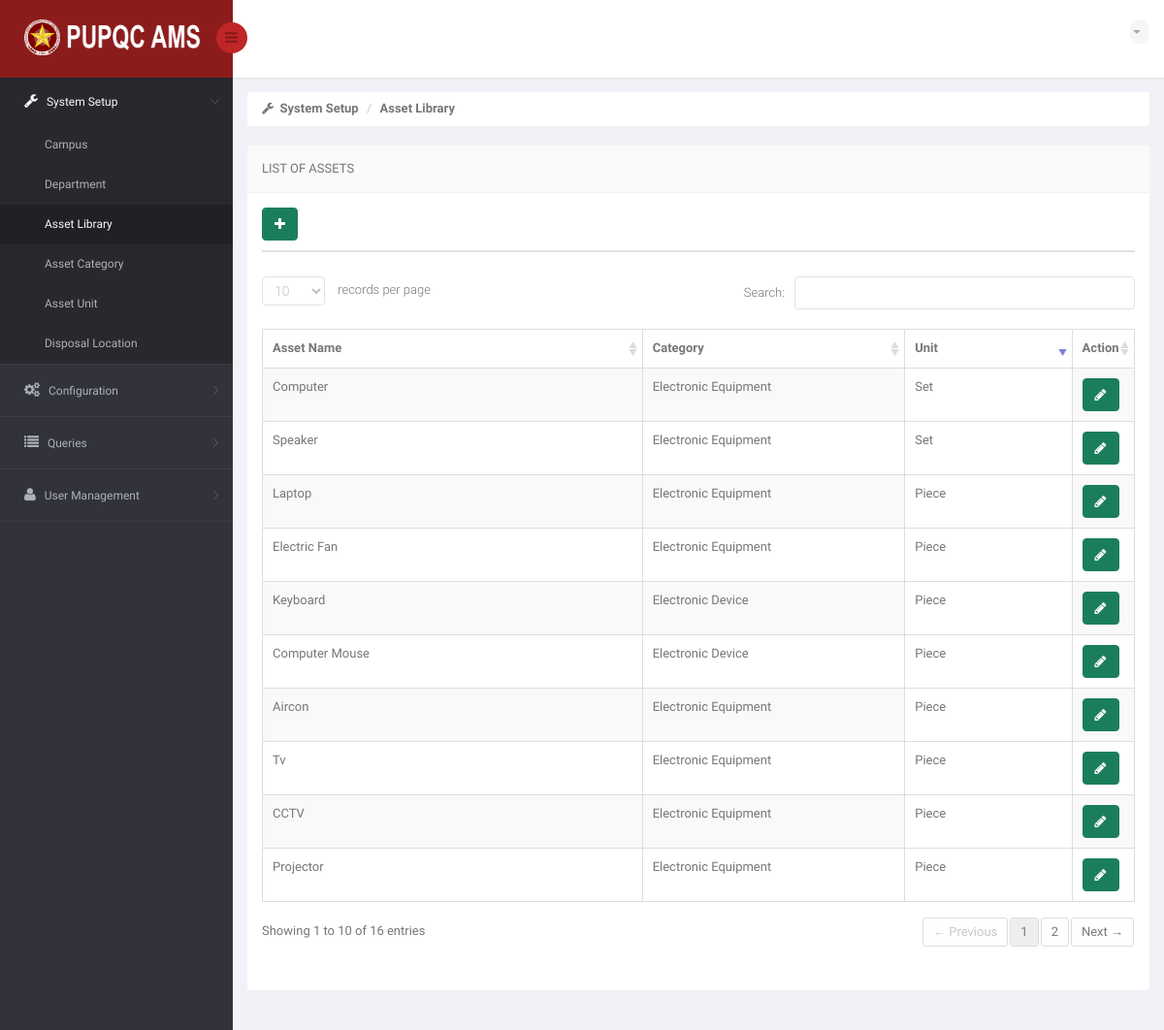
Page /DIR/Administrator/ADAssetType.php (signed in) on the committed database.
### tables this page shows
CREATE TABLE `ams_r_asset_library` (
  `AL_ID` int(11) NOT NULL,
  `AL_NAME` varchar(150) NOT NULL,
  `UNT_ID` int(11) NOT NULL,
  `AC_ID` int(11) NOT NULL
);

CREATE TABLE `ams_r_asset_category` (
  `AC_ID` int(11) NOT NULL,
  `AC_NAME` varchar(30) NOT NULL
);

CREATE TABLE `ams_r_asset_unit` (
  `UNT_ID` int(11) NOT NULL,
  `UNT_NAME` varchar(30) NOT NULL
);

### DIR/Administrator/ADAssetType.php (the view, shortened to what this page needs)
<!DOCTYPE html>
<html lang="en">
<head>
    <link href="../../bs3/css/bootstrap.min.css" rel="stylesheet">
    <link href="../../css/bootstrap-reset.css" rel="stylesheet">
    <link href="../../font-awesome/css/font-awesome.css" rel="stylesheet" />
    <link href="../../js/advanced-datatable/css/demo_page.css" rel="stylesheet" />
    <link href="../../js/advanced-datatable/css/demo_table.css" rel="stylesheet" />
    <link rel="stylesheet" href="../../js/data-tables/DT_bootstrap.css" />
    <link href="../../css/style.css" rel="stylesheet">
    <link href="../../css/style-responsive.css" rel="stylesheet" />
    <link href="../../js/iCheck/skins/minimal/minimal.css" rel="stylesheet">
    <link href="../../js/iCheck/skins/minimal/red.css" rel="stylesheet">
    <link href="../../js/iCheck/skins/minimal/green.css" rel="stylesheet">
    <link href="../../js/iCheck/skins/minimal/blue.css" rel="stylesheet">
    <link href="../../js/iCheck/skins/minimal/yellow.css" rel="stylesheet">
    <link href="../../js/iCheck/skins/minimal/purple.css" rel="stylesheet">
    <link href="../../js/iCheck/skins/square/square.css" rel="stylesheet">
    <link href="../../js/iCheck/skins/square/red.css" rel="stylesheet">
    <link href="../../js/iCheck/skins/square/green.css" rel="stylesheet">
    <link href="../../js/iCheck/skins/square/blue.css" rel="stylesheet">
    <link href="../../js/iCheck/skins/square/yellow.css" rel="stylesheet">
    <link href="../../js/iCheck/skins/square/purple.css" rel="stylesheet">
    <link href="../../js/iCheck/skins/flat/grey.css" rel="stylesheet">
    <link href="../../js/iCheck/skins/flat/red.css" rel="stylesheet">
    <link href="../../js/iCheck/skins/flat/green.css" rel="stylesheet">
    <link href="../../js/iCheck/skins/flat/blue.css" rel="stylesheet">
    <link href="../../js/iCheck/skins/flat/yellow.css" rel="stylesheet">
    <link href="../../js/iCheck/skins/flat/purple.css" rel="stylesheet">
    <link rel="stylesheet" type="text/css" href="../../js/select2/select2.css" />
    <link rel="stylesheet" type="text/css" href="../../js/bootstrap-daterangepicker/daterangepicker-bs3.css" />
    <link rel="stylesheet" type="text/css" href="../../js/bootstrap-datetimepicker/css/datetimepicker.css" />
    <link rel="stylesheet" type="text/css" href="../../js/bootstrap-datepicker/css/datepicker.css" />
    <link href="../../js/plugins/sweetalert/sweetalert.css" type="text/css" rel="stylesheet" media="screen,projection">
</head>
<body>
<section id="container" >
<header class="header fixed-top clearfix">
<div class="brand">
    <a href="ADCampus.php" class="logo">
        <img src="../../images/pupqcnew.png" style="width: 193px; height: 37px;" alt="">
    </a>
    <div class="sidebar-toggle-box">
        <div class="fa fa-bars"></div>
    </div>
</div>
<div class="top-nav clearfix">
    <ul class="nav pull-right top-menu">
        <li class="dropdown">
            <a data-toggle="dropdown" class="dropdown-toggle" href="#">
                <?php
                    include('../Connection/db.php');
                  ?>
                <b class="caret"></b>
            </a>
        </li>
    </ul>
</div>
</header>
<aside>
    <div id="sidebar" class="nav-collapse">
        <div class="leftside-navigation">
            <ul class="sidebar-menu" id="nav-accordion">
                <li class="sub-menu">
                    <a href="javascript:;" class="active">
                        <i class="fa fa-wrench"></i>
                        <span>System Setup</span>
                    </a>
                    <ul class="sub">
                        <li><a href="ADCampus.php">Campus</a></li>
                        <li><a href="ADDepartment.php">Department</a></li>
                        <li class="active"><a href="ADAssetType.php">Asset Library</a></li>
                        <li><a href="ADAssetCategory.php">Asset Category</a></li>
                        <li><a href="ADAssetUnit.php">Asset Unit</a></li>
                        <li><a href="ADRequestingPerson.php">Disposal Location</a></li>
                    </ul>
                </li>
                <li class="sub-menu">
                    <a href="javascript:;">
                        <i class="fa fa-gears"></i>
                        <span>Configuration</span>
                    </a>
                </li>
                <li class="sub-menu">
                    <a href="javascript:;">
                        <i class="fa fa-list"></i>
                        <span>Queries</span>
                    </a>
                </li>
                <li class="sub-menu">
                    <a href="javascript:;">
                        <i class="fa fa-user"></i>
                        <span>User Management</span>
                    </a>
                </li>
            </ul>
        </div>
    </div>
</aside>
    <section id="main-content">
        <section class="wrapper">
            <div class="row">
                <div class="col-md-12">
                    <ul class="breadcrumb">
                        <li><i class="fa fa-wrench"></i><strong> &nbsp;System Setup</strong></li>
                        <li><strong>Asset Library</strong></li>
                    </ul>
                </div>
            </div>
            <div class="row">
                <div class="col-sm-12">
                    <section class="panel">
                        <header class="panel-heading">
                            List of Assets
                        </header>
                        <div class="panel-body">
                            <div class="row">
                                <div class="col-md-12">
                                    <a data-toggle="modal" class="btn btn-success" href="#myModalAdd"><i class="fa fa-plus"></i></a>
                                </div>
                            </div>
                            <div class="row">
                                <div class="col-md-12">
                                    <div style="padding: 1px; margin-bottom: 10px; margin-top: 10px; background-color: #E0E1E7;">
                                    </div>
                                </div>
                            </div>
                            <div class="adv-table">
                                <table  class="display table table-bordered table-striped tblCampusData" id="dynamic-table">
                                    <thead>
                                        <tr>
                                            <th style="width: 430px">Asset Name</th>
                                            <th style="width: 300px">Category</th>
                                            <th style="width: 200px">Unit</th>
                                            <th style="width: 70px">Action</th>
                                        </tr>
                                    </thead>
                                    <tbody>
                                    <?php
                                        $sql = "SELECT ams_r_asset_library.AL_ID, ams_r_asset_library.AL_NAME, ams_r_asset_category.AC_NAME, ams_r_asset_category.AC_ID, ams_r_asset_unit.UNT_ID, ams_r_asset_unit.UNT_NAME FROM ams_r_asset_library JOIN ams_r_asset_category ON ams_r_asset_library.AC_ID = ams_r_asset_category.AC_ID JOIN ams_r_asset_unit ON ams_r_asset_library.UNT_ID = ams_r_asset_unit.UNT_ID";
                                        $result = mysqli_query($connection, $sql) or die("Bad Query: $sql");
                                        while($row = mysqli_fetch_assoc($result))
                                            {
                                              $id = $row['AL_ID'];
                                              $aname = $row['AL_NAME'];
                                              $aUnit = $row['UNT_NAME'];
                                              $aCat = $row['AC_NAME'];
                                    ?>
                                        <tr class="gradeX"">
                                            <td> <?php echo $aname; ?> </td>
                                            <td> <?php echo $aCat; ?> </td>
                                            <td> <?php echo $aUnit; ?> </td>
                                            <td>
                                                <a data-toggle="modal" class="btn btn-success updateCampus" href="#myModalUpdate<?php echo $id ?>"><i class="fa fa-pencil"></i></a>
                                            </td>
                                        </tr>
                                    <?php
                                        }
                                    ?>
                                    </tbody>
                                </table>
                            </div>
                        </div>
                    </section>
                </div>
            </div>
        </section>
    </section>
</section>
</body>
</html>

### js/advanced-datatable/css/demo_table.css (style rules this page uses)
table.display { margin: 0 auto; clear: both; width: 100%; }
table.display thead th { padding: 3px 18px 3px 10px; border-bottom: 1px solid black; font-weight: bold; cursor: pointer; * cursor: hand; }
table.display td { padding: 3px 10px; }
.sorting_desc { background: url('../images/sort_desc.png') no-repeat center right; }
.sorting { background: url('../images/sort_both.png') no-repeat center right; }
table.display tr.odd.gradeX { background-color: #ffdddd; }
table.display tr.even.gradeX { background-color: #ffeeee; }
tr.odd { background-color: #F9F9F9; }
tr.even { background-color: white; }
tr.odd td.sorting_1 { background-color: #D3D6FF; }
tr.even td.sorting_1 { background-color: #EAEBFF; }
tr.odd.gradeX td.sorting_1 { background-color: #ffc4c4; }
tr.even.gradeX td.sorting_1 { background-color: #ffd5d5; }
table.display tr.gradeX { background-color: #ffdddd; }

### rows in the picture
ams_r_asset_library: AL_NAME "Computer", AC_ID.AC_NAME "Electronic Equipment", UNT_ID.UNT_NAME "Set"
ams_r_asset_library: AL_NAME "Laptop", AC_ID.AC_NAME "Electronic Equipment", UNT_ID.UNT_NAME "Piece"
ams_r_asset_library: AL_NAME "Electric Fan", AC_ID.AC_NAME "Electronic Equipment", UNT_ID.UNT_NAME "Piece"
ams_r_asset_library: AL_NAME "Keyboard", AC_ID.AC_NAME "Electronic Device", UNT_ID.UNT_NAME "Piece"
ams_r_asset_library: AL_NAME "Computer Mouse", AC_ID.AC_NAME "Electronic Device", UNT_ID.UNT_NAME "Piece"
ams_r_asset_library: AL_NAME "Aircon", AC_ID.AC_NAME "Electronic Equipment", UNT_ID.UNT_NAME "Piece"
ams_r_asset_library: AL_NAME "Tv", AC_ID.AC_NAME "Electronic Equipment", UNT_ID.UNT_NAME "Piece"
ams_r_asset_library: AL_NAME "CCTV", AC_ID.AC_NAME "Electronic Equipment", UNT_ID.UNT_NAME "Piece"
ams_r_asset_library: AL_NAME "Speaker", AC_ID.AC_NAME "Electronic Equipment", UNT_ID.UNT_NAME "Set"
ams_r_asset_library: AL_NAME "Projector", AC_ID.AC_NAME "Electronic Equipment", UNT_ID.UNT_NAME "Piece"
